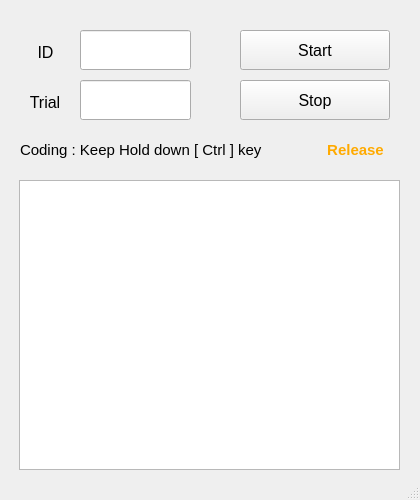
<?xml version="1.0" encoding="UTF-8"?>
<ui version="4.0">
 <class>VideoCoding</class>
 <widget class="QMainWindow" name="VideoCoding">
  <property name="geometry">
   <rect>
    <x>0</x>
    <y>0</y>
    <width>420</width>
    <height>500</height>
   </rect>
  </property>
  <property name="font">
   <font>
    <pointsize>4</pointsize>
    <strikeout>false</strikeout>
   </font>
  </property>
  <property name="windowTitle">
   <string>MainWindow</string>
  </property>
  <property name="windowOpacity">
   <double>8.000000000000000</double>
  </property>
  <widget class="QWidget" name="centralwidget">
   <widget class="QPushButton" name="pushButton_Start">
    <property name="geometry">
     <rect>
      <x>240</x>
      <y>30</y>
      <width>150</width>
      <height>40</height>
     </rect>
    </property>
    <property name="font">
     <font>
      <family>Segoe UI</family>
      <pointsize>12</pointsize>
      <weight>50</weight>
      <bold>false</bold>
     </font>
    </property>
    <property name="text">
     <string>Start</string>
    </property>
   </widget>
   <widget class="QPushButton" name="pushButton_Stop">
    <property name="geometry">
     <rect>
      <x>240</x>
      <y>80</y>
      <width>150</width>
      <height>40</height>
     </rect>
    </property>
    <property name="font">
     <font>
      <family>Segoe UI</family>
      <pointsize>12</pointsize>
     </font>
    </property>
    <property name="text">
     <string>Stop</string>
    </property>
   </widget>
   <widget class="QLineEdit" name="lineEdit_ID">
    <property name="geometry">
     <rect>
      <x>80</x>
      <y>30</y>
      <width>111</width>
      <height>40</height>
     </rect>
    </property>
    <property name="font">
     <font>
      <family>Segoe UI</family>
      <pointsize>10</pointsize>
     </font>
    </property>
   </widget>
   <widget class="QLabel" name="label_ID">
    <property name="geometry">
     <rect>
      <x>30</x>
      <y>37</y>
      <width>31</width>
      <height>30</height>
     </rect>
    </property>
    <property name="font">
     <font>
      <family>Segoe UI</family>
      <pointsize>12</pointsize>
     </font>
    </property>
    <property name="layoutDirection">
     <enum>Qt::LeftToRight</enum>
    </property>
    <property name="text">
     <string>ID</string>
    </property>
    <property name="alignment">
     <set>Qt::AlignCenter</set>
    </property>
   </widget>
   <widget class="QLabel" name="label_Explain">
    <property name="geometry">
     <rect>
      <x>20</x>
      <y>140</y>
      <width>281</width>
      <height>20</height>
     </rect>
    </property>
    <property name="font">
     <font>
      <family>Meiryo UI</family>
      <pointsize>11</pointsize>
     </font>
    </property>
    <property name="text">
     <string>Coding : Keep Hold down [ Ctrl ] key</string>
    </property>
   </widget>
   <widget class="QLabel" name="label_Trial">
    <property name="geometry">
     <rect>
      <x>20</x>
      <y>87</y>
      <width>50</width>
      <height>30</height>
     </rect>
    </property>
    <property name="font">
     <font>
      <family>Segoe UI</family>
      <pointsize>12</pointsize>
     </font>
    </property>
    <property name="layoutDirection">
     <enum>Qt::LeftToRight</enum>
    </property>
    <property name="text">
     <string>Trial</string>
    </property>
    <property name="alignment">
     <set>Qt::AlignCenter</set>
    </property>
   </widget>
   <widget class="QLineEdit" name="lineEdit_Trial">
    <property name="geometry">
     <rect>
      <x>80</x>
      <y>80</y>
      <width>111</width>
      <height>40</height>
     </rect>
    </property>
    <property name="font">
     <font>
      <family>Segoe UI</family>
      <pointsize>10</pointsize>
     </font>
    </property>
   </widget>
   <widget class="QTextBrowser" name="textBrowser">
    <property name="geometry">
     <rect>
      <x>19</x>
      <y>180</y>
      <width>381</width>
      <height>290</height>
     </rect>
    </property>
    <property name="font">
     <font>
      <family>Meiryo UI</family>
      <pointsize>12</pointsize>
     </font>
    </property>
   </widget>
   <widget class="QLabel" name="label_Now">
    <property name="geometry">
     <rect>
      <x>310</x>
      <y>140</y>
      <width>91</width>
      <height>20</height>
     </rect>
    </property>
    <property name="font">
     <font>
      <family>Meiryo UI</family>
      <pointsize>11</pointsize>
      <weight>75</weight>
      <bold>true</bold>
      <underline>false</underline>
     </font>
    </property>
    <property name="styleSheet">
     <string notr="true">QLabel {  color : rgb(255, 170, 0); }</string>
    </property>
    <property name="text">
     <string>Release</string>
    </property>
    <property name="alignment">
     <set>Qt::AlignCenter</set>
    </property>
   </widget>
  </widget>
  <widget class="QStatusBar" name="statusbar"/>
 </widget>
 <tabstops>
  <tabstop>lineEdit_ID</tabstop>
  <tabstop>pushButton_Start</tabstop>
  <tabstop>pushButton_Stop</tabstop>
 </tabstops>
 <resources/>
 <connections/>
</ui>
